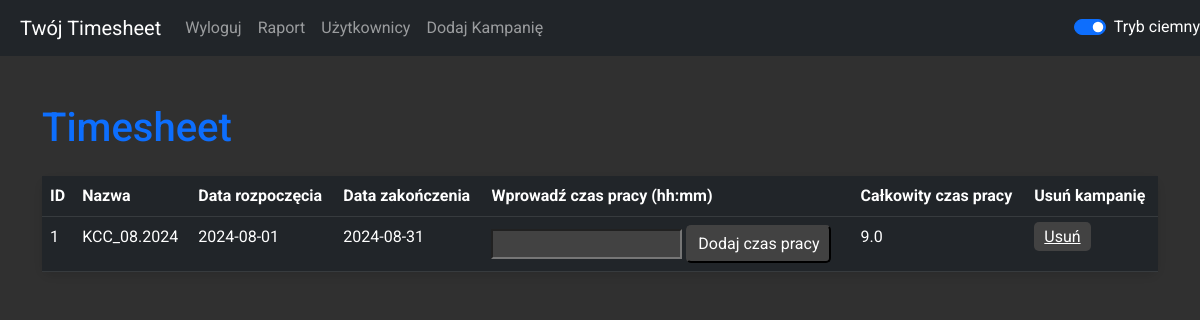
The app's page / (signed in) with its own data.
### timesheet.py (models this page shows)
class Campaign(db.Model):
    id = db.Column(db.Integer, primary_key=True)
    campaign_id = db.Column(db.Integer, unique=True, nullable=False, default=lambda: random.randint(1000, 9999))
    name = db.Column(db.String(100), nullable=False)
    start_date = db.Column(db.DateTime, nullable=False)
    end_date = db.Column(db.DateTime, nullable=False)
    user_id = db.Column(db.Integer, db.ForeignKey('user.id'), nullable=False)
    created_date = db.Column(db.DateTime, default=datetime.utcnow)
    total_work_time = db.Column(db.Float, default=0.0)
    user = db.relationship('User', back_populates='campaigns')

### timesheet.py (the view, shortened to what this page needs)
@app.route('/', methods=['GET', 'POST'])
@login_required
def index():
    users = User.query.all()
    campaigns = Campaign.query.filter_by(user_id=current_user.id).all()  # Pobiera kampanie dla aktualnie zalogowanego użytkownika
    return render_template('index.html', users=users, campaigns=campaigns)  # Przekaż kampanie do szablonu

### timesheet.py (called while the page is built)
@login_manager.user_loader
def load_user(user_id):
    return User.query.get(int(user_id))

### templates/index.html
{% extends 'base.html' %}
{% block content %}
    <h1 class="mt-5 text-primary">Timesheet</h1>
<form action="{{ url_for('index') }}" method="post">
    <table class="table mt-4 table-dark-mode" id="campaignTable">
        <thead>
            <tr>
                <th>ID</th>
                <th>Nazwa</th>
                <th>Data rozpoczęcia</th>
                <th>Data zakończenia</th>
                <th>Wprowadź czas pracy (hh:mm)</th>
                <th>Całkowity czas pracy</th>
                <th>Usuń kampanię</th>
            </tr>
        </thead>
        <tbody>
            {% for campaign in campaigns %}
                <tr>
                    <td>{{ campaign.id }}</td>
                    <td>{{ campaign.name }}</td>
                    <td>{{ campaign.start_date.strftime('%Y-%m-%d') }}</td>
                    <td>{{ campaign.end_date.strftime('%Y-%m-%d') }}</td>
                    <td>
                        <input type="text" name="work_time_{{ campaign.id }}">
                        <input type="submit" value="Dodaj czas pracy">
                    </td>
                    <td>{{ campaign.total_work_time }}</td>
                    <td>
                        <a href="{{ url_for('delete_campaign', campaign_id=campaign.id) }}" class="delete-button">Usuń</a>
                    </td>
                </tr>
            {% endfor %}
        </tbody>
    </table>
</form>
{% endblock %}

### static/styles.css (style rules this page uses)
body.dark-mode { background-color: #303030; color: #ffffff; font-family: 'Roboto', sans-serif; }
body.dark-mode input[type="submit"], body:not(.dark-mode) input[type="submit"], body.dark-mode a.delete-button, body:not(.dark-mode) a.delete-button { background-color: #424242; border-color: #424242; color: #ffffff; border-radius: 5px; padding: 5px 10px; cursor: pointer; }
body.dark-mode input[type="text"], body.dark-mode input[type="password"], body.dark-mode input[type="email"], body.dark-mode input[type="number"], body.dark-mode input[type="tel"], body.dark-mode input[type="url"], body.dark-mode input[type="search"], body.dark-mode textarea, body.dark-mode select { color: #fff !important; background-color: #424242 !important; }
body.dark-mode .table, body:not(.dark-mode) .table { background-color: #424242 !important; color: #fff !important; box-shadow: 0 4px 8px rgba(0, 0, 0, 0.1); }
.table { border-radius: 10px !important; }
body.dark-mode .table, body:not(.dark-mode) .table { border-radius: 10px !important; }

### records on screen
Campaign: id "1", name "KCC_08.2024", start_date "2024-08-01", end_date "2024-08-31", total_work_time "9.0"
